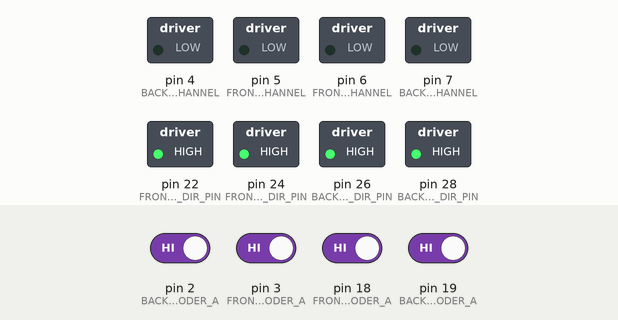
This sketch was run on a simulated Arduino Mega 2560, built with avr-gcc and run on an emulated ATmega2560. On the bench: switched loads named in the sketch (green lamp = pin HIGH). Inputs (shaded band) come from the test bench; at power-on: pin 2 (BACK_LEFT_ENCODER_A), pin 3 (FRONT_RIGHT_ENCODER_A), pin 18 (FRONT_LEFT_ENCODER_A), pin 19 (BACK_RIGHT_ENCODER_A) HIGH. What the sketch prints to the serial monitor is not drawn.

Above: at 0.1 s.
Timing chart, 0 to 1.6 s (numbered marks = the images above):
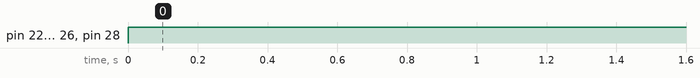

Measured:
- by itself, pin 22 (FRONT_RIGHT_DIR_PIN), pin 24 (FRONT_LEFT_DIR_PIN), pin 26 (BACK_RIGHT_DIR_PIN), pin 28 (BACK_LEFT_DIR_PIN): LOW → HIGH at 0.00 s

The sketch:

simple_encoder_reader.ino
```cpp
// ============================================================
//         SERIAL PROTOCOL (matches MecanumInterface.cpp)
// ============================================================
// Incoming (PC -> Arduino), NO newline, 4 tokens back-to-back:
//   fr<p|n><val>,fl<p|n><val>,br<p|n><val>,bl<p|n><val>,
//   e.g. frp12.34,fln05.67,brp00.00,blp00.00,
// These are VELOCITY COMMANDS (rad/s) coming from ros2_control.
//
// Outgoing (Arduino -> PC), newline-terminated (PC uses ReadLine):
//   same token format, built from MEASURED wheel velocities.
//
// Wheel order fixed to match the C++ side: FR, FL, BR, BL.


// ============================================================
//                         MOTOR PINS
// ============================================================

// Front Right
const int FRONT_RIGHT_DIR_PIN     = 22;
const int FRONT_RIGHT_PWM_CHANNEL = 6;

// Front Left
const int FRONT_LEFT_DIR_PIN      = 24;
const int FRONT_LEFT_PWM_CHANNEL  = 5;

// Back Right
const int BACK_RIGHT_DIR_PIN      = 26;
const int BACK_RIGHT_PWM_CHANNEL  = 4;

// Back Left
const int BACK_LEFT_DIR_PIN       = 28;
const int BACK_LEFT_PWM_CHANNEL   = 7;


// ============================================================
//                        ENCODER PINS
// ============================================================

const int FRONT_RIGHT_ENCODER_A = 3;
const int FRONT_RIGHT_ENCODER_B = 38;

const int FRONT_LEFT_ENCODER_A = 18;
const int FRONT_LEFT_ENCODER_B = 34;

const int BACK_RIGHT_ENCODER_A = 19;
const int BACK_RIGHT_ENCODER_B = 32;

const int BACK_LEFT_ENCODER_A = 2;
const int BACK_LEFT_ENCODER_B = 36;


// ============================================================
//                      ENCODER COUNTERS
// ============================================================

volatile long front_right_encoder_counter = 0;
volatile long front_left_encoder_counter  = 0;
volatile long back_right_encoder_counter  = 0;
volatile long back_left_encoder_counter   = 0;


// ============================================================
//                MEASURED / COMMANDED VELOCITIES
// ============================================================
// Index order: 0=FR, 1=FL, 2=BR, 3=BL  (matches C++ NUM_WHEELS order)

double measured_velocity[4]  = { 0.0, 0.0, 0.0, 0.0 };  // rad/s, from encoders
double commanded_velocity[4] = { 0.0, 0.0, 0.0, 0.0 };  // rad/s, from ROS2

const char* WHEEL_PREFIX[4] = { "fr", "fl", "br", "bl" };


// ============================================================
//              OPEN-LOOP VELOCITY -> PWM (placeholder)
// ============================================================
// TODO: replace with a real per-wheel velocity PID.
// For now: |commanded velocity| is linearly mapped to 0-100 PWM
// using this assumed max speed. Tune to your motor/gearbox.

const double MAX_WHEEL_VELOCITY_RADPS = 10.0;


// ============================================================
//                    SERIAL INPUT PARSING
// ============================================================

String serial_input_buffer = "";

int wheelIndexFromPrefix(const String &prefix)
{
  if (prefix == "fr") return 0;
  if (prefix == "fl") return 1;
  if (prefix == "br") return 2;
  if (prefix == "bl") return 3;
  return -1;
}

void processToken(const String &token)
{
  if (token.length() < 4) return;  // too short to contain prefix+sign+value

  String prefix = token.substring(0, 2);
  char sign_char = token.charAt(2);
  int wheel = wheelIndexFromPrefix(prefix);

  if (wheel < 0) return;  // unrecognised wheel id, ignore

  double value = token.substring(3).toFloat();
  commanded_velocity[wheel] = (sign_char == 'n') ? -value : value;
}

// Tokens arrive back-to-back with NO newline, each ending in ',' -
// so we split on ',' rather than waiting for a line terminator.
void readSerialVelocityCommands()
{
  while (Serial.available() > 0)
  {
    char incoming_char = (char)Serial.read();

    if (incoming_char == ',')
    {
      processToken(serial_input_buffer);
      serial_input_buffer = "";
    }
    else if (incoming_char == '\n' || incoming_char == '\r')
    {
      // Ignore stray newlines/carriage returns if any show up.
    }
    else
    {
      serial_input_buffer += incoming_char;
    }
  }
}


// ============================================================
//                   SERIAL OUTPUT FORMATTING
// ============================================================
// Builds one token: <prefix><p|n><zero-padded value with 2 decimals>,

String formatWheelToken(const char *prefix, double value)
{
  char sign = (value >= 0.0) ? 'p' : 'n';
  double magnitude = fabs(value);

  char mag_buf[10];
  dtostrf(magnitude, 0, 2, mag_buf);  // e.g. "5.67" or "12.34"

  String zero_pad = (magnitude < 10.0) ? "0" : "";

  String token = String(prefix) + sign + zero_pad + mag_buf + ",";
  return token;
}

void sendMeasuredVelocities()
{
  String message = "";
  for (int i = 0; i < 4; i++)
  {
    message += formatWheelToken(WHEEL_PREFIX[i], measured_velocity[i]);
  }
  Serial.println(message);  // newline required: PC side uses ReadLine()
}


// ============================================================
//                          SETUP
// ============================================================

void setup()
{
  // ---------------- MOTOR PINS ----------------
  pinMode(FRONT_RIGHT_DIR_PIN, OUTPUT);
  pinMode(FRONT_LEFT_DIR_PIN, OUTPUT);
  pinMode(BACK_RIGHT_DIR_PIN, OUTPUT);
  pinMode(BACK_LEFT_DIR_PIN, OUTPUT);

  pinMode(FRONT_RIGHT_PWM_CHANNEL, OUTPUT);
  pinMode(FRONT_LEFT_PWM_CHANNEL, OUTPUT);
  pinMode(BACK_RIGHT_PWM_CHANNEL, OUTPUT);
  pinMode(BACK_LEFT_PWM_CHANNEL, OUTPUT);

  // ---------------- ENCODER PINS ----------------
  pinMode(FRONT_RIGHT_ENCODER_A, INPUT_PULLUP);
  pinMode(FRONT_RIGHT_ENCODER_B, INPUT_PULLUP);

  pinMode(FRONT_LEFT_ENCODER_A, INPUT_PULLUP);
  pinMode(FRONT_LEFT_ENCODER_B, INPUT_PULLUP);

  pinMode(BACK_RIGHT_ENCODER_A, INPUT_PULLUP);
  pinMode(BACK_RIGHT_ENCODER_B, INPUT_PULLUP);

  pinMode(BACK_LEFT_ENCODER_A, INPUT_PULLUP);
  pinMode(BACK_LEFT_ENCODER_B, INPUT_PULLUP);

  // ---------------- INTERRUPTS ----------------
  attachInterrupt(digitalPinToInterrupt(FRONT_RIGHT_ENCODER_A), frontRightEncoderCallback, RISING);
  attachInterrupt(digitalPinToInterrupt(FRONT_LEFT_ENCODER_A),  frontLeftEncoderCallback,  RISING);
  attachInterrupt(digitalPinToInterrupt(BACK_RIGHT_ENCODER_A),  backRightEncoderCallback,  RISING);
  attachInterrupt(digitalPinToInterrupt(BACK_LEFT_ENCODER_A),   backLeftEncoderCallback,   RISING);

  // ---------------- SERIAL ----------------
  Serial.begin(115200);
  serial_input_buffer.reserve(16);
}


// ============================================================
//                           LOOP
// ============================================================

void loop()
{
  // ==========================================================
  //           READ VELOCITY COMMANDS FROM ROS2
  // ==========================================================
  readSerialVelocityCommands();

  // ==========================================================
  //     OPEN-LOOP: COMMANDED VELOCITY -> DIRECTION + PWM
  //     (placeholder until a real velocity PID is added)
  // ==========================================================

  applyWheelCommand(FRONT_RIGHT_DIR_PIN, FRONT_RIGHT_PWM_CHANNEL, commanded_velocity[0]);
  applyWheelCommand(FRONT_LEFT_DIR_PIN,  FRONT_LEFT_PWM_CHANNEL,  commanded_velocity[1]);
  applyWheelCommand(BACK_RIGHT_DIR_PIN,  BACK_RIGHT_PWM_CHANNEL,  commanded_velocity[2]);
  applyWheelCommand(BACK_LEFT_DIR_PIN,   BACK_LEFT_PWM_CHANNEL,   commanded_velocity[3]);

  // ==========================================================
  //                   VELOCITY CALCULATION
  // ==========================================================
  // counts *10 (100ms window -> Hz) * (60/385 rev/min per count) * 0.10472 (rpm->rad/s)

  measured_velocity[0] = 10 * front_right_encoder_counter * (60.0 / 385.0) * 0.10472;
  measured_velocity[1] = 10 * front_left_encoder_counter  * (60.0 / 385.0) * 0.10472;
  measured_velocity[2] = 10 * back_right_encoder_counter  * (60.0 / 385.0) * 0.10472;
  measured_velocity[3] = 10 * back_left_encoder_counter   * (60.0 / 385.0) * 0.10472;

  // ==========================================================
  //                    SERIAL OUTPUT
  // ==========================================================
  sendMeasuredVelocities();

  // ==========================================================
  //                 RESET ENCODER COUNTERS
  // ==========================================================
  front_right_encoder_counter = 0;
  front_left_encoder_counter  = 0;
  back_right_encoder_counter  = 0;
  back_left_encoder_counter   = 0;

  // ==========================================================
  //                    100 ms INTERVAL
  // ==========================================================
  delay(100);
}


// ============================================================
//   Sets direction pin + PWM magnitude for one wheel, open-loop
// ============================================================

void applyWheelCommand(int dir_pin, int pwm_channel, double velocity_command)
{
  digitalWrite(dir_pin, (velocity_command >= 0.0) ? HIGH : LOW);

  double fraction = fabs(velocity_command) / MAX_WHEEL_VELOCITY_RADPS;
  int pwm_value = (int)round(fraction * 100.0);
  pwm_value = constrain(pwm_value, 0, 100);

  analogWrite(pwm_channel, pwm_value);
}


// ============================================================
//                     ENCODER CALLBACKS
// ============================================================

void frontRightEncoderCallback()
{
  if (digitalRead(FRONT_RIGHT_ENCODER_B)) front_right_encoder_counter++;
  else front_right_encoder_counter--;
}

void frontLeftEncoderCallback()
{
  if (digitalRead(FRONT_LEFT_ENCODER_B)) front_left_encoder_counter++;
  else front_left_encoder_counter--;
}

void backRightEncoderCallback()
{
  if (digitalRead(BACK_RIGHT_ENCODER_B)) back_right_encoder_counter++;
  else back_right_encoder_counter--;
}

void backLeftEncoderCallback()
{
  if (digitalRead(BACK_LEFT_ENCODER_B)) back_left_encoder_counter++;
  else back_left_encoder_counter--;
}
```
